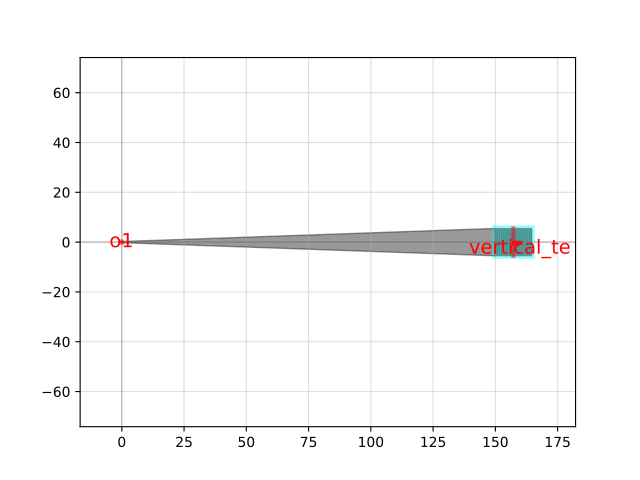

Source code (Python):
import gdsfactory as gf

c = gf.components.grating_coupler_rectangular(n_periods=20, period=0.75, fill_factor=0.5, width_grating=11.0, length_taper=150.0, polarization='te', wavelength=1.55, layer_slab='SLAB150', fiber_marker_layer='TE', slab_xmin=-1.0, slab_offset=1.0, cross_section='strip')
c.plot()
